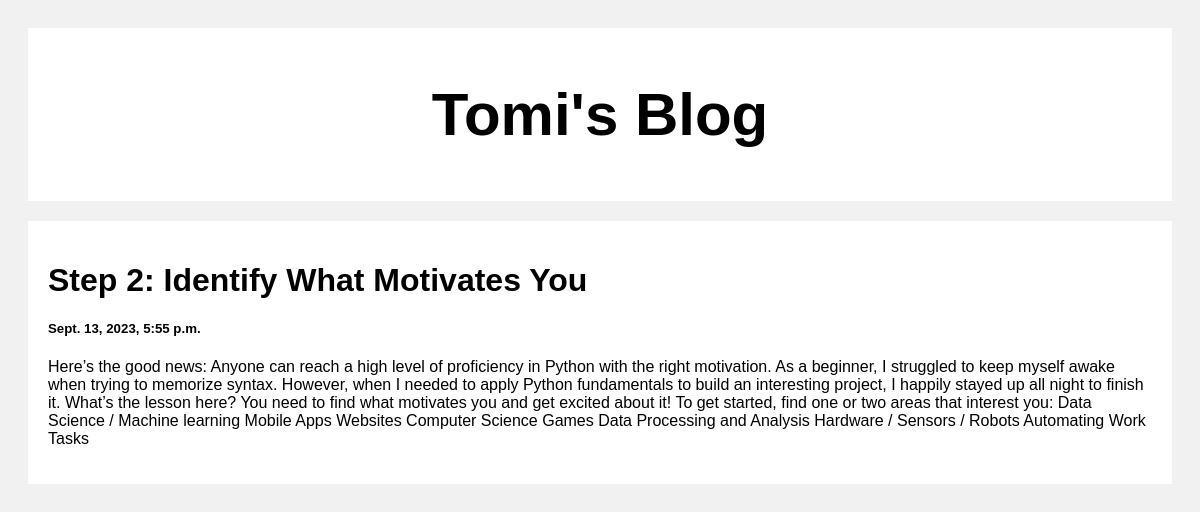
Screenshot of /post/3 with the database file from the repository.
### post/models.py (models this page shows)
class Post(models.Model):
    title=models.CharField(max_length=1000)
    created_at=models.DateTimeField(default=datetime.now)
    body=models.TextField(max_length=1000000)

### post/views.py (the view)
# urls.py: path('',include('post.urls'),)
def post(request,pk):
    posts=Post.objects.get(id=pk)
    return render(request,'posts.html',{'posts':posts})

### templates/posts.html (shortened to what this page needs)
<!DOCTYPE html>
<html>
<head>
</head>
<body>
<div class="header">
  <h2>Tomi's Blog</h2>
</div>
<div class="row">
  <div class="leftcolumn">
    <div class="card">
        <h1>{{posts.title}}</h1>
        <h5>{{posts.created_at}}</h5>
        <p>{{posts.body}}</p>
    </div>
  </div>
</div>
</body>
</html>

### templates/posts.html (style rules this page uses)
* { box-sizing: border-box; }
body { font-family: Arial; padding: 20px; background: #f1f1f1; }
.header { padding: 2px; font-size: 40px; text-align: center; background: white; }
.leftcolumn { float: left; width: 100%; }
.card { background-color: white; padding: 20px; margin-top: 20px; }
.row:after { content: ""; display: table; clear: both; }

### rows the page displays
Post: title "Step 2: Identify What Motivates You", created_at "Sept. 13, 2023, 5:55 p.m.", body "Here’s the good news: Anyone can reach a high level of proficiency in Python with the right motivation. As a beginner, I struggled to keep myself awake when trying to memorize syntax. However, when I needed to apply Python fundamentals to build an interesting project, I happily stayed up all night to finish it. What’s the lesson here? You need to find what motivates you and get excited about it! To get started, find one or two areas that interest you: Data Science / Machine learning Mobile Apps Websites Computer Science Games Data Processing and Analysis Hardware / Sensors / Robots Automating Work Tasks"
